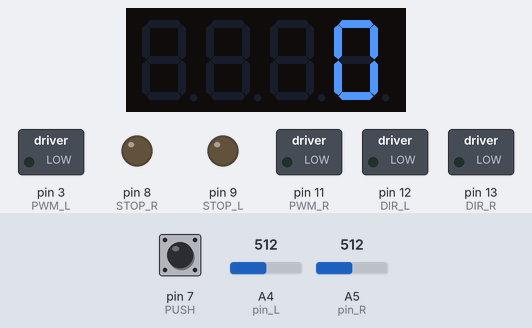
This sketch was run on a simulated Arduino Uno, built with avr-gcc and run on an emulated ATmega328P. Parts: 4-digit seven-segment display, switched loads named in the sketch (green lamp = pin HIGH), output pins drawn as LEDs (lit = HIGH). The test bench sets the inputs (shaded band); at power-on: A4 (pin_L) = 512, pin 7 (PUSH) HIGH, A5 (pin_R) = 512.

Above: at 1.2 s.
1.3 s: A4 (pin_L) set to 521
At 1.9 s:
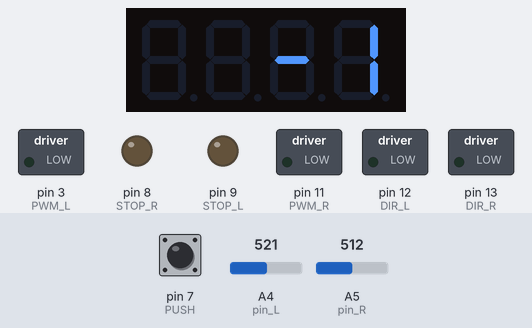
2.8 s: pin 7 (PUSH) pulled LOW for 0.15 s
At 3.6 s:
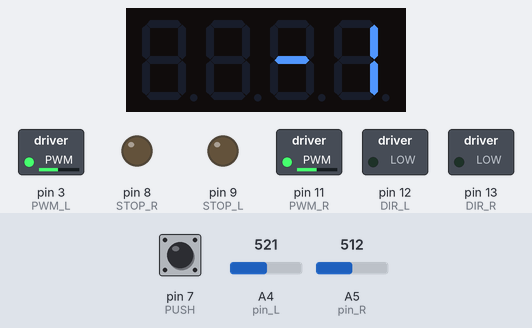
4.4 s: A5 (pin_R) set to 716
At 5.6 s:
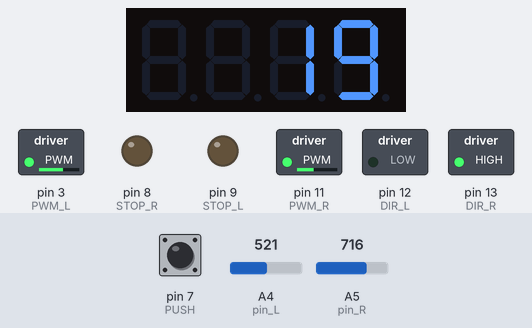
5.9 s: A4 (pin_L) set to 548
At 6.5 s:
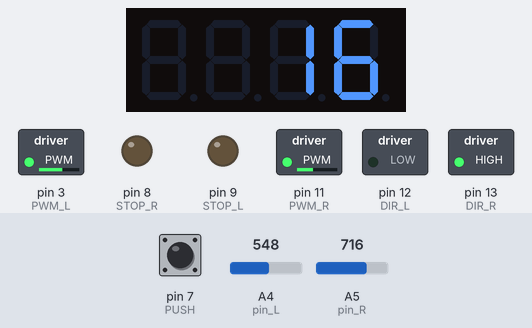
7.4 s: A4 (pin_L) set to 581
At 8.2 s:
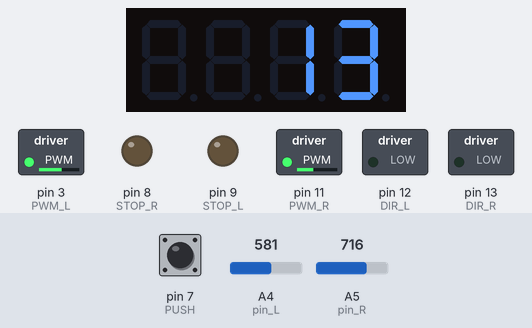
8.9 s: A5 (pin_R) set to 511
At 10.2 s:
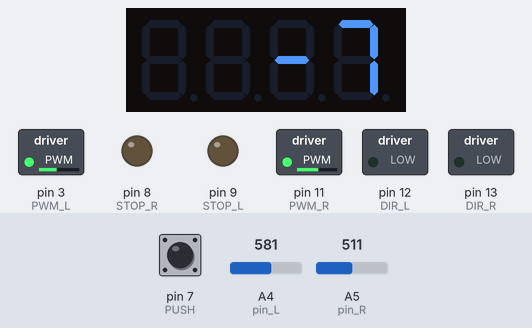
Timing chart, 0 to 11.4 s (numbered marks = the images above; inputs shaded):
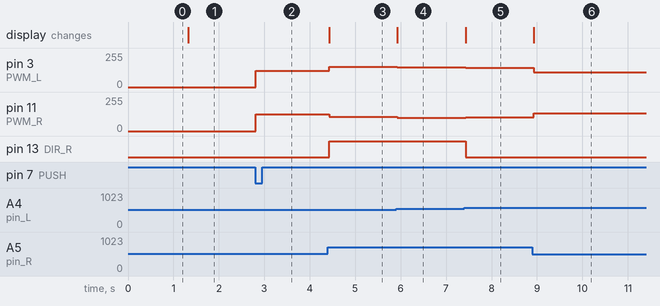

Measured:
- the behaviour switches between 512 and 513 on A4 (pin_L) (found by bisection; images 0 and 1)
- the behaviour switches between 566 and 567 on A4 (pin_L) (found by bisection; images 4 and 5)
- after the input at 1.3 s, the display: changes at once (image 1)
- after the input at 2.8 s, pin 3 (PWM_L): 0/255 → 121/255 at once; pin 11 (PWM_R): 0/255 → 124/255 at once
- after the input at 4.4 s, pin 3 (PWM_L): 121/255 → 152/255 at once; pin 11 (PWM_R): 124/255 → 106/255 at once; pin 13 (DIR_R): LOW → HIGH at once; the display: changes at once (image 3)
- after the input at 5.9 s, pin 3 (PWM_L): 152/255 → 148/255 at once; pin 11 (PWM_R): 106/255 → 101/255 at once; the display: changes at once (image 4)
- after the input at 7.4 s, pin 3 (PWM_L): 148/255 → 143/255 at once; pin 11 (PWM_R): 101/255 → 103/255 at once; pin 13 (DIR_R): HIGH → LOW at once; the display: changes at once (image 5)
- after the input at 8.9 s, pin 3 (PWM_L): 143/255 → 112/255 at once; pin 11 (PWM_R): 103/255 → 134/255 at once; the display: changes at once (image 6)

The sketch:

13i_Robot_Swiatlolub_2.0_plynny.ino
```cpp
/********************************************************************
  MotorShield v.3

  Niebieskie złącze:
  Vin - zewnętrzne zasilanie silników 7-12V - zasila też Arduino
  GND - zewnętrzne zasilanie silników GND
  A: + - podłączenie silnika A
  B: + - podłączenie silnika B

  Sterowanie silnikami:
  12 - kierunek silnik A
  13 - kierunek silnik B
  3 - PWM silnik A
  11 - PWM silnik B
  9 - hamulec silnik A
  8 - hamules silnik B
  A0 - pomiar prądu silnik A
  A1 - pomiar prądu silnik B

*********************************************************************/
#include <TM1637Display.h>
#define DIR_L 12
#define DIR_R 13
#define PWM_L 3
#define PWM_R 11
#define STOP_L 9
#define STOP_R 8
#define pin_R A5
#define pin_L A4
#define CLK 2
#define DIO 4
#define PUSH 7

TM1637Display display(CLK, DIO);

// Zmienne pomocnicze
int wartosc_R = 0;
int wartosc_L = 0;
int roznica = 0;
boolean jazda = false;

void setup() {
  //Inicjacja potrzebnych wejść do sterowania silnikami
  pinMode(DIR_L, OUTPUT);
  pinMode(DIR_R, OUTPUT);
  pinMode(PWM_L, OUTPUT);
  pinMode(PWM_R, OUTPUT);
  pinMode(STOP_L, OUTPUT);
  pinMode(STOP_R, OUTPUT);
  pinMode(pin_R, INPUT);
  pinMode(pin_L, INPUT);
  pinMode(PUSH, INPUT_PULLUP);
  display.setBrightness(0x09);
}

// Funkcja sterująca lewym silnikiem
void motor_L(int V) {
  // Wyłączenie hamulca
  digitalWrite(STOP_L, LOW);
  if (V > 0) {
    // Przemapowanie prędkości z zakresu 0-100 na wartości wypełnienia 100-255
    V = map(V, 0, 100, 100, 255);
    digitalWrite(DIR_L, LOW);
    analogWrite(PWM_L, V);
  } else {
    // Jeśli prędkość poniżej zera to przyjmij wartość dodatnią
    V = abs(V);
    // Przemapowanie prędkości z zakresu 0-100 na wartości wypełnienia 100-255
    V = map(V, 0, 100, 100, 255);
    digitalWrite(DIR_L, HIGH);
    analogWrite(PWM_L, V);
  }
}

// Funkcja sterująca prawym silnikiem
void motor_R(int V) {
  // Wyłączenie hamulca
  digitalWrite(STOP_R, LOW);
  if (V > 0) {
    // Przemapowanie prędkości z zakresu 0-100 na wartości wypełnienia 100-255
    V = map(V, 0, 100, 100, 255);
    digitalWrite(DIR_R, LOW);
    analogWrite(PWM_R, V);
  } else {
    // Jeśli prędkość poniżej zera to przyjmij wartość dodatnią
    V = abs(V);
    // Przemapowanie prędkości z zakresu 0-100 na wartości wypełnienia 100-255
    V = map(V, 0, 100, 100, 255);
    digitalWrite(DIR_R, HIGH);
    analogWrite(PWM_R, V);
  }
}

// Hamowanie lewym silnikiem
void stop_L(void) {
  analogWrite(PWM_L, 0);
  digitalWrite(STOP_L, HIGH);
}

// Hamowanie prawym silnikiem
void stop_R(void) {
  analogWrite(PWM_R, 0);
  digitalWrite(STOP_R, HIGH);
}

void loop() {
  wartosc_R = analogRead(pin_R);
  wartosc_L = analogRead(pin_L);
  roznica = wartosc_R - wartosc_L;
  if (roznica < -200) {
    roznica = -200;
  } else if (roznica > 200) {
    roznica = 200;
  }
  int zmianaPredkosci = map(roznica, -200, 200, -20, 20);
  display.showNumberDec(zmianaPredkosci, false, 4, 0);

  if (digitalRead(PUSH) == LOW) {
    jazda = true;
  }
  if (jazda == true) {
    motor_L(15 + zmianaPredkosci);
    motor_R(15 - zmianaPredkosci);
  }
}
```
